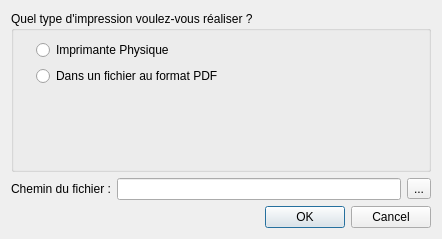
<?xml version="1.0" encoding="UTF-8"?>
<ui version="4.0">
 <class>DialogPrintChoice</class>
 <widget class="QDialog" name="DialogPrintChoice">
  <property name="geometry">
   <rect>
    <x>0</x>
    <y>0</y>
    <width>442</width>
    <height>239</height>
   </rect>
  </property>
  <property name="windowTitle">
   <string>Type d'impression</string>
  </property>
  <layout class="QVBoxLayout" name="verticalLayout_2">
   <item>
    <layout class="QVBoxLayout" name="verticalLayout">
     <item>
      <widget class="QGroupBox" name="groupBox">
       <property name="title">
        <string>Quel type d'impression voulez-vous réaliser ?</string>
       </property>
       <layout class="QGridLayout" name="gridLayout_2">
        <item row="0" column="0">
         <layout class="QVBoxLayout" name="verticalLayout_3">
          <item>
           <layout class="QHBoxLayout" name="horizontalLayout_printer">
            <item>
             <widget class="QLabel" name="label_print">
              <property name="text">
               <string/>
              </property>
              <property name="pixmap">
               <pixmap resource="../ressources.qrc">:/app/print</pixmap>
              </property>
             </widget>
            </item>
            <item>
             <widget class="QRadioButton" name="radioButton_printer">
              <property name="text">
               <string>Imprimante Physique</string>
              </property>
             </widget>
            </item>
            <item>
             <spacer name="horizontalSpacer">
              <property name="orientation">
               <enum>Qt::Horizontal</enum>
              </property>
              <property name="sizeHint" stdset="0">
               <size>
                <width>40</width>
                <height>20</height>
               </size>
              </property>
             </spacer>
            </item>
           </layout>
          </item>
          <item>
           <layout class="QHBoxLayout" name="horizontalLayout_2">
            <item>
             <widget class="QLabel" name="label_pdf">
              <property name="text">
               <string/>
              </property>
              <property name="pixmap">
               <pixmap resource="../ressources.qrc">:/app/pdf</pixmap>
              </property>
             </widget>
            </item>
            <item>
             <widget class="QRadioButton" name="radioButton_pdf">
              <property name="text">
               <string>Dans un fichier au format PDF</string>
              </property>
             </widget>
            </item>
            <item>
             <spacer name="horizontalSpacer_2">
              <property name="orientation">
               <enum>Qt::Horizontal</enum>
              </property>
              <property name="sizeHint" stdset="0">
               <size>
                <width>40</width>
                <height>20</height>
               </size>
              </property>
             </spacer>
            </item>
           </layout>
          </item>
         </layout>
        </item>
        <item row="1" column="0">
         <spacer name="verticalSpacer">
          <property name="orientation">
           <enum>Qt::Vertical</enum>
          </property>
          <property name="sizeHint" stdset="0">
           <size>
            <width>20</width>
            <height>40</height>
           </size>
          </property>
         </spacer>
        </item>
       </layout>
      </widget>
     </item>
     <item>
      <layout class="QHBoxLayout" name="horizontalLayout">
       <property name="spacing">
        <number>-1</number>
       </property>
       <property name="sizeConstraint">
        <enum>QLayout::SetDefaultConstraint</enum>
       </property>
       <property name="bottomMargin">
        <number>0</number>
       </property>
       <item>
        <widget class="QLabel" name="label_path">
         <property name="text">
          <string>Chemin du fichier :</string>
         </property>
        </widget>
       </item>
       <item>
        <widget class="QLineEdit" name="lineEdit_path">
         <property name="enabled">
          <bool>true</bool>
         </property>
        </widget>
       </item>
       <item>
        <widget class="QToolButton" name="toolButton_path">
         <property name="text">
          <string>...</string>
         </property>
        </widget>
       </item>
      </layout>
     </item>
    </layout>
   </item>
   <item>
    <widget class="QDialogButtonBox" name="buttonBox">
     <property name="orientation">
      <enum>Qt::Horizontal</enum>
     </property>
     <property name="standardButtons">
      <set>QDialogButtonBox::Cancel|QDialogButtonBox::Ok</set>
     </property>
    </widget>
   </item>
  </layout>
 </widget>
 <resources>
  <include location="../ressources.qrc"/>
 </resources>
 <connections>
  <connection>
   <sender>buttonBox</sender>
   <signal>accepted()</signal>
   <receiver>DialogPrintChoice</receiver>
   <slot>accept()</slot>
   <hints>
    <hint type="sourcelabel">
     <x>248</x>
     <y>254</y>
    </hint>
    <hint type="destinationlabel">
     <x>157</x>
     <y>274</y>
    </hint>
   </hints>
  </connection>
  <connection>
   <sender>buttonBox</sender>
   <signal>rejected()</signal>
   <receiver>DialogPrintChoice</receiver>
   <slot>reject()</slot>
   <hints>
    <hint type="sourcelabel">
     <x>316</x>
     <y>260</y>
    </hint>
    <hint type="destinationlabel">
     <x>286</x>
     <y>274</y>
    </hint>
   </hints>
  </connection>
 </connections>
</ui>
